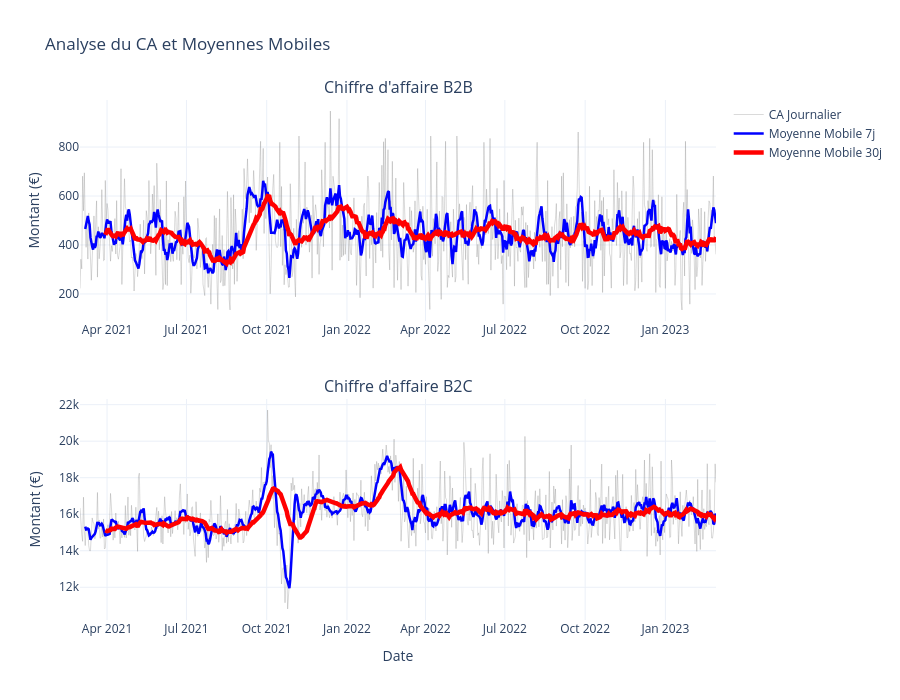

Notebook cell for this chart:
### Code cell
#Graphique des moyenne mobile 

fig = make_subplots(rows=2, cols=1, subplot_titles=("Chiffre d'affaire B2B", "Chiffre d'affaire B2C"), vertical_spacing=0.15)

fig.add_trace(go.Scatter(
    x=ca_journalier_b2b['date'], 
    y=ca_journalier_b2b['ca'],
    mode='lines',
    name='CA Journalier ',
    line=dict(width=0.3, color='gray'),
    hovertemplate = "%{y:,.0f}€"
    ),
    row = 1, col = 1
)
fig.add_trace(go.Scatter(
    x=ca_journalier_b2b['date'], 
    y=ca_journalier_b2b['mm_7j'],
    mode='lines',
    name='Moyenne Mobile 7j',
    line=dict(width=2.5, color='blue'),
    hovertemplate = "%{y:,.0f}€"
    ),
    row = 1, col = 1
)

fig.add_trace(go.Scatter(
    x=ca_journalier_b2b['date'], 
    y=ca_journalier_b2b['mm_30j'],
    mode='lines',
    name='Moyenne Mobile 30j',
    line=dict(width=4.5, color='red'),
    hovertemplate = "%{y:,.0f}€"
    ),
    row = 1, col = 1
)

fig.add_trace(go.Scatter(
    x=ca_journalier_b2c['date'], 
    y=ca_journalier_b2c['ca'],
    mode='lines',
    name='CA Journalier B2C',
    line=dict(width=0.3, color='gray'),
    hovertemplate = "%{y:,.0f}€",
    showlegend=False
    ),
    row = 2, col = 1
)
fig.add_trace(go.Scatter(
    x=ca_journalier_b2c['date'], 
    y=ca_journalier_b2c['mm_7j'],
    mode='lines',
    name='Moyenne Mobile B2C 7j',
    line=dict(width=2.5, color='blue'),
    hovertemplate = "%{y:,.0f}€",
    showlegend=False
    ),
    row = 2, col = 1
)

fig.add_trace(go.Scatter(
    x=ca_journalier_b2c['date'], 
    y=ca_journalier_b2c['mm_30j'],
    mode='lines',
    name='Moyenne Mobile B2C 30j',
    line=dict(width=4.5, color='red'),
    hovertemplate = "%{y:,.0f}€",
    showlegend=False
    ),
    row = 2, col = 1
)
# mise en forme
fig.update_layout(
    title="Analyse du CA et Moyennes Mobiles",
    height = 700, 
    yaxis_title="Montant (€)",
    template="plotly_white",
    hovermode="x unified",
    separators = ". "
)

fig.update_xaxes(title_text="Date", row=2, col=1)  # axe X seulement du subplot du bas
fig.update_yaxes(title_text="Montant (€)", row=1, col=1)  # axe Y du subplot du haut
fig.update_yaxes(title_text="Montant (€)", row=2, col=1)  # axe Y du subplot du bas
fig.show()

### Figure 1 — Plotly figure (JSON) as saved in the notebook; plotly's stock layout.template omitted (floating-point values rounded to 4 significant figures; data arrays with more than 128 entries replaced by an {"elided": "..."} marker saying what was removed)
{"data": [{"hovertemplate": "%{y:,.0f}€", "line": {"color": "gray", "width": 0.3}, "mode": "lines", "name": "CA Journalier ", "type": "scatter", "x": {"elided": "730 str values"}, "xaxis": "x", "y": {"elided": "730 float values"}, "yaxis": "y"}, {"hovertemplate": "%{y:,.0f}€", "line": {"color": "blue", "width": 2.5}, "mode": "lines", "name": "Moyenne Mobile 7j", "type": "scatter", "x": {"elided": "730 str values"}, "xaxis": "x", "y": {"elided": "730 float values"}, "yaxis": "y"}, {"hovertemplate": "%{y:,.0f}€", "line": {"color": "red", "width": 4.5}, "mode": "lines", "name": "Moyenne Mobile 30j", "type": "scatter", "x": {"elided": "730 str values"}, "xaxis": "x", "y": {"elided": "730 float values"}, "yaxis": "y"}, {"hovertemplate": "%{y:,.0f}€", "line": {"color": "gray", "width": 0.3}, "mode": "lines", "name": "CA Journalier B2C", "showlegend": false, "type": "scatter", "x": {"elided": "730 str values"}, "xaxis": "x2", "y": {"elided": "730 float values"}, "yaxis": "y2"}, {"hovertemplate": "%{y:,.0f}€", "line": {"color": "blue", "width": 2.5}, "mode": "lines", "name": "Moyenne Mobile B2C 7j", "showlegend": false, "type": "scatter", "x": {"elided": "730 str values"}, "xaxis": "x2", "y": {"elided": "730 float values"}, "yaxis": "y2"}, {"hovertemplate": "%{y:,.0f}€", "line": {"color": "red", "width": 4.5}, "mode": "lines", "name": "Moyenne Mobile B2C 30j", "showlegend": false, "type": "scatter", "x": {"elided": "730 str values"}, "xaxis": "x2", "y": {"elided": "730 float values"}, "yaxis": "y2"}], "layout": {"annotations": [{"font": {"size": 16}, "showarrow": false, "text": "Chiffre d'affaire B2B", "x": 0.5, "xanchor": "center", "xref": "paper", "y": 1, "yanchor": "bottom", "yref": "paper"}, {"font": {"size": 16}, "showarrow": false, "text": "Chiffre d'affaire B2C", "x": 0.5, "xanchor": "center", "xref": "paper", "y": 0.425, "yanchor": "bottom", "yref": "paper"}], "height": 700, "hovermode": "x unified", "separators": ". ", "title": {"text": "Analyse du CA et Moyennes Mobiles"}, "xaxis": {"anchor": "y", "domain": [0, 1]}, "xaxis2": {"anchor": "y2", "domain": [0, 1], "title": {"text": "Date"}}, "yaxis": {"anchor": "x", "domain": [0.575, 1], "title": {"text": "Montant (€)"}}, "yaxis2": {"anchor": "x2", "domain": [0, 0.425], "title": {"text": "Montant (€)"}}}}
